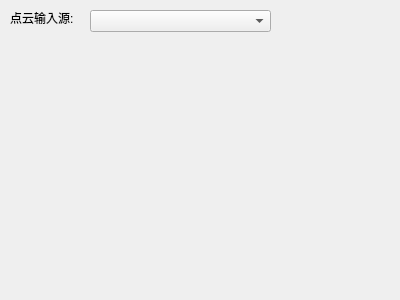
<?xml version="1.0" encoding="UTF-8"?>
<ui version="4.0">
 <class>pcFilterForm</class>
 <widget class="QWidget" name="pcFilterForm">
  <property name="geometry">
   <rect>
    <x>0</x>
    <y>0</y>
    <width>400</width>
    <height>300</height>
   </rect>
  </property>
  <property name="windowTitle">
   <string>Form</string>
  </property>
  <widget class="QComboBox" name="SelectLinker">
   <property name="geometry">
    <rect>
     <x>90</x>
     <y>10</y>
     <width>181</width>
     <height>22</height>
    </rect>
   </property>
  </widget>
  <widget class="QLabel" name="label">
   <property name="geometry">
    <rect>
     <x>10</x>
     <y>10</y>
     <width>71</width>
     <height>16</height>
    </rect>
   </property>
   <property name="text">
    <string>点云输入源:</string>
   </property>
  </widget>
 </widget>
 <resources/>
 <connections/>
</ui>
